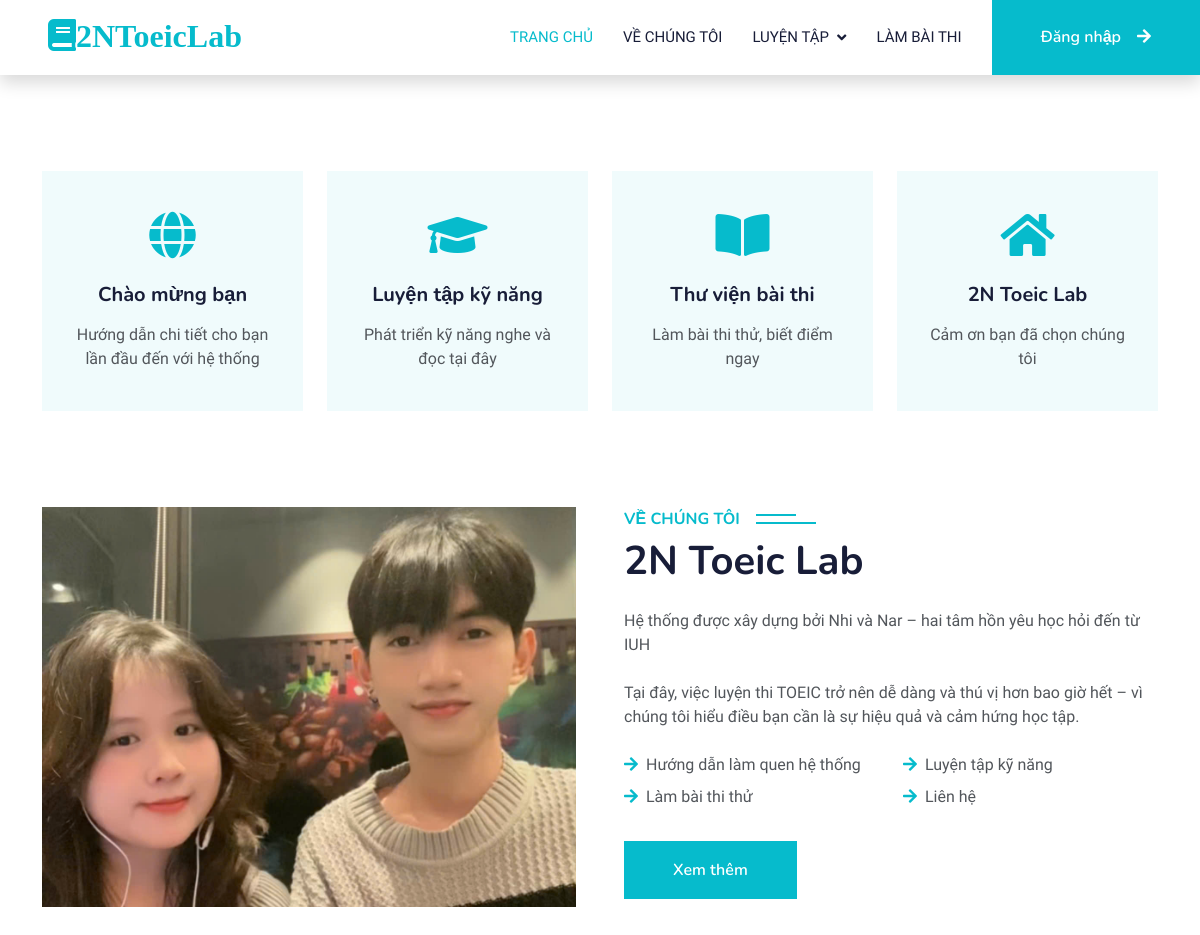
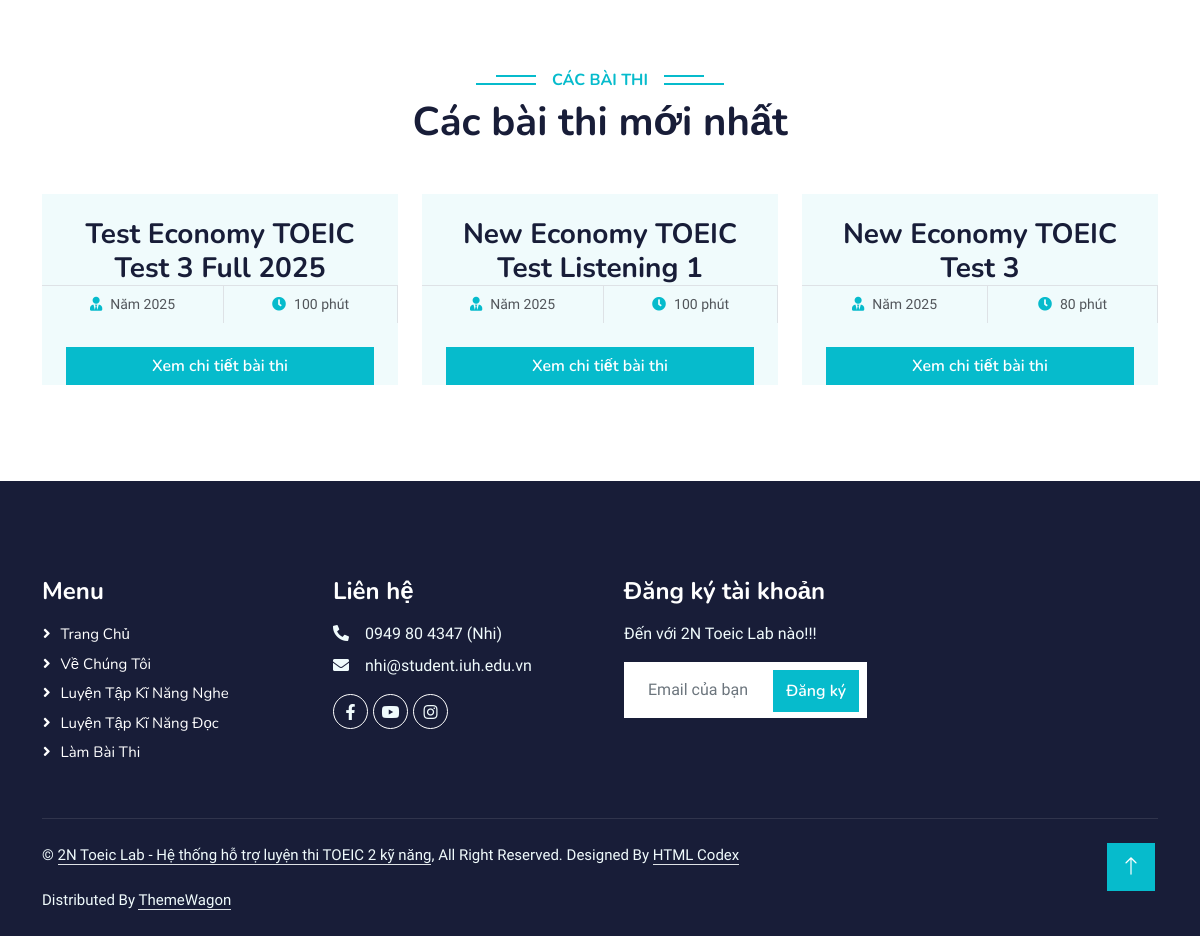
The page / on the database its author committed (2 pictures, top to bottom).
### tables this page shows
CREATE TABLE IF NOT EXISTS `exam` (
  `exam_id` int(11) NOT NULL AUTO_INCREMENT,
  `title` varchar(255) NOT NULL,
  `type` varchar(255) NOT NULL,
  `duration_minutes` int(11) NOT NULL,
  `difficulty_level` int(11) NOT NULL,
  PRIMARY KEY (`exam_id`)
);

### index.php (the view, shortened to what this page needs)
<?php
$db = new ketnoi();
$conn = $db->moketnoi();
$exam_sql = "SELECT * FROM exam ORDER BY exam_id DESC LIMIT 3";
$exam_result = mysqli_query($conn, $exam_sql);
?>
<!DOCTYPE html>
<html lang="en">
<head>
    <link href="https://cdnjs.cloudflare.com/ajax/libs/font-awesome/5.10.0/css/all.min.css" rel="stylesheet">
    <link href="https://cdn.jsdelivr.net/npm/bootstrap-icons@1.4.1/font/bootstrap-icons.css" rel="stylesheet">
    <link href="public/libs/animate/animate.min.css" rel="stylesheet">
    <link href="public/libs/owlcarousel/assets/owl.carousel.min.css" rel="stylesheet">
    <link href="public/css/bootstrap.min.css" rel="stylesheet">
    <link href="public/css/style.css" rel="stylesheet">
</head>
<body>
    <nav class="navbar navbar-expand-lg bg-white navbar-light shadow sticky-top p-0">
        <a href="index.php" class="navbar-brand d-flex align-items-center px-4 px-lg-5">
            <h2 class="m-0 text-primary"><i class="fa fa-book me-3">2NToeicLab</i></h2>
        </a>
        <div class="collapse navbar-collapse" id="navbarCollapse">
            <div class="navbar-nav ms-auto p-4 p-lg-0">
                <a href="index.php" class="nav-item nav-link active">Trang chủ</a>
                <a href="templates/about.php" class="nav-item nav-link">Về chúng tôi</a>
                <div class="nav-item dropdown">
                    <a href="templates/practice.php" class="nav-link dropdown-toggle" data-bs-toggle="dropdown">Luyện tập</a>
                </div>
                <a href="templates/test.php" class="nav-item nav-link">Làm bài thi</a>
            </div>
            <?php if (isset($_SESSION["user_email"])): ?>
                <div class="nav-item dropdown me-4">
                    <a href="#" class="btn btn-primary dropdown-toggle py-4 px-lg-5 d-none d-lg-block" data-bs-toggle="dropdown">
                        <?= explode('@', $_SESSION["user_email"])[0] ?>
                    </a>
                    <div class="dropdown-menu dropdown-menu-end">
                        <a href="templates/profile.php" class="dropdown-item">Sửa thông tin</a>
                        <a href="templates/logout.php" class="dropdown-item text-danger">Đăng xuất</a>
                        <a href="templates/exam_history.php" class="dropdown-item"><i class="fas fa-history me-2"></i>Lịch sử bài thi</a>
                        <?php if (isset($_SESSION['user_role']) && $_SESSION['user_role'] === 'admin'): ?>
                        <div class="dropdown-divider"></div>
                            <a href="admin/exam_manage.php" class="dropdown-item">Quản lý bài thi</a>
                            <a href="admin/user_manage.php" class="dropdown-item">Quản lý người dùng</a>
                        <?php endif; ?>
                    </div>
                </div>
            <?php else: ?>
                <a href="templates/login.php" class="btn btn-primary py-4 px-lg-5 d-none d-lg-block">Đăng nhập<i class="fa fa-arrow-right ms-3"></i></a>
            <?php endif; ?>
        </div>
    </nav>
    <div class="container-xxl py-5">
        <div class="container">
            <div class="row g-4">
                <div class="col-lg-3 col-sm-6 wow fadeInUp" data-wow-delay="0.3s">
                    <div class="service-item text-center pt-3">
                        <div class="p-4">
                            <i class="fa fa-3x fa-globe text-primary mb-4"></i>
                            <h5 class="mb-3">Chào mừng bạn</h5>
                            <p>Hướng dẫn chi tiết cho bạn lần đầu đến với hệ thống</p>
                        </div>
                    </div>
                </div>
                <div class="col-lg-3 col-sm-6 wow fadeInUp" data-wow-delay="0.1s">
                    <div class="service-item text-center pt-3">
                        <div class="p-4">
                            <i class="fa fa-3x fa-graduation-cap text-primary mb-4"></i>
                            <h5 class="mb-3">Luyện tập kỹ năng</h5>
                            <p>Phát triển kỹ năng nghe và đọc tại đây</p>
                        </div>
                    </div>
                </div>
                <div class="col-lg-3 col-sm-6 wow fadeInUp" data-wow-delay="0.7s">
                    <div class="service-item text-center pt-3">
                        <div class="p-4">
                            <i class="fa fa-3x fa-book-open text-primary mb-4"></i>
                            <h5 class="mb-3">Thư viện bài thi</h5>
                            <p>Làm bài thi thử, biết điểm ngay</p>
                        </div>
                    </div>
                </div>
                <div class="col-lg-3 col-sm-6 wow fadeInUp" data-wow-delay="0.5s">
                    <div class="service-item text-center pt-3">
                        <div class="p-4">
                            <i class="fa fa-3x fa-home text-primary mb-4"></i>
                            <h5 class="mb-3">2N Toeic Lab</h5>
                            <p>Cảm ơn bạn đã chọn chúng tôi</p>
                        </div>
                    </div>
                </div>
            </div>
        </div>
    </div>
    <div class="container-xxl py-5">
        <div class="container">
            <div class="row g-5">
                <div class="col-lg-6 wow fadeInUp" data-wow-delay="0.1s" style="min-height: 400px;">
                    <div class="position-relative h-100">
                        <img class="img-fluid position-absolute w-100 h-100" src="public/img/about.jpg" alt="" style="object-fit: cover;">
                    </div>
                </div>
                <div class="col-lg-6 wow fadeInUp" data-wow-delay="0.3s">
                    <h6 class="section-title bg-white text-start text-primary pe-3">Về chúng tôi</h6>
                    <h1 class="mb-4">2N Toeic Lab</h1>
                    <p class="mb-4">Hệ thống được xây dựng bởi Nhi và Nar – hai tâm hồn yêu học hỏi đến từ IUH</p>
                    <p class="mb-4">Tại đây, việc luyện thi TOEIC trở nên dễ dàng và thú vị hơn bao giờ hết – vì chúng tôi hiểu điều bạn cần là sự hiệu quả và cảm hứng học tập.</p>
                    <div class="row gy-2 gx-4 mb-4">
                        <div class="col-sm-6">
                            <p class="mb-0"><i class="fa fa-arrow-right text-primary me-2"></i>Hướng dẫn làm quen hệ thống</p>
                        </div>
                        <div class="col-sm-6">
                            <p class="mb-0"><i class="fa fa-arrow-right text-primary me-2"></i>Luyện tập kỹ năng</p>
                        </div>
                        <div class="col-sm-6">
                            <p class="mb-0"><i class="fa fa-arrow-right text-primary me-2"></i>Làm bài thi thử</p>
                        </div>
                        <div class="col-sm-6">
                            <p class="mb-0"><i class="fa fa-arrow-right text-primary me-2"></i>Liên hệ</p>
                        </div>
                    </div>
                    <a class="btn btn-primary py-3 px-5 mt-2" href="templates/about.php">Xem thêm</a>
                </div>
            </div>
        </div>
    </div>
    <div class="container-xxl py-5">
        <div class="container">
            <div class="text-center wow fadeInUp" data-wow-delay="0.1s">
                <h6 class="section-title bg-white text-center text-primary px-3">Các bài thi</h6>
                <h1 class="mb-5">Các bài thi mới nhất</h1>
            </div>
            <div class="row g-4 justify-content-center">
    <?php while ($exam = mysqli_fetch_assoc($exam_result)): ?>
        <div class="col-lg-4 col-md-6 wow fadeInUp" data-wow-delay="0.1s">
            <div class="course-item bg-light">
                <div class="text-center p-4 pb-0">
                    <h3 class="mb-0"><?= htmlspecialchars($exam['title']) ?></h3>
                </div>
                <div class="d-flex border-top">
                    <small class="flex-fill text-center border-end py-2">
                        <i class="fa fa-user-tie text-primary me-2"></i>Năm <?= date('Y') ?>
                    </small>
                    <small class="flex-fill text-center border-end py-2">
                        <i class="fa fa-clock text-primary me-2"></i><?= $exam['duration_minutes'] ?> phút
                    </small>
                </div>
                <div class="text-center p-4 pb-0">
                    <a class="btn btn-primary mb-0 w-100" href="templates/examdetails.php?id=<?= $exam['exam_id'] ?>">Xem chi tiết bài thi</a>
                </div>
            </div>
        </div>
    <?php endwhile; ?>
</div>
        </div>
    </div>
    <div class="container-fluid bg-dark text-light footer pt-5 mt-5 wow fadeIn" data-wow-delay="0.1s">
        <div class="container py-5">
            <div class="row g-5">
                <div class="col-lg-3 col-md-6">
                    <h4 class="text-white mb-3">Menu</h4>
                    <a class="btn btn-link" href="">Trang chủ</a>
                    <a class="btn btn-link" href="">Về chúng tôi</a>
                    <a class="btn btn-link" href="">Luyện tập kĩ năng nghe</a>
                    <a class="btn btn-link" href="">Luyện tập kĩ năng đọc</a>
                    <a class="btn btn-link" href="">Làm bài thi</a>
                </div>
                <div class="col-lg-3 col-md-6">
                    <h4 class="text-white mb-3">Liên hệ</h4>
                    <p class="mb-2"><i class="fa fa-phone-alt me-3"></i>0949 80 4347 (Nhi)</p>
                    <p class="mb-2"><i class="fa fa-envelope me-3"></i>nhi@student.iuh.edu.vn</p>
                    <div class="d-flex pt-2">
                        <a class="btn btn-outline-light btn-social" href=""><i class="fab fa-facebook-f"></i></a>
                        <a class="btn btn-outline-light btn-social" href=""><i class="fab fa-youtube"></i></a>
                        <a class="btn btn-outline-light btn-social" href=""><i class="fab fa-instagram"></i></a>
                    </div>
                </div>
                <div class="col-lg-3 col-md-6">
                    <h4 class="text-white mb-3">Đăng ký tài khoản</h4>
                    <p>Đến với 2N Toeic Lab nào!!!</p>
                    <div class="position-relative mx-auto" style="max-width: 400px;">
                        <input class="form-control border-0 w-100 py-3 ps-4 pe-5" type="text" placeholder="Email của bạn">
                        <button type="button" class="btn btn-primary py-2 position-absolute top-0 end-0 mt-2 me-2">Đăng ký</button>
                    </div>
                </div>
            </div>
        </div>
        <div class="container">
            <div class="copyright">
                <div class="row">
                    <div class="col-md-12 text-center text-md-start mb-3 mb-md-0">
                        &copy; <a class="border-bottom" href="#">2N Toeic Lab - Hệ thống hỗ trợ luyện thi TOEIC 2 kỹ năng</a>, All Right Reserved.
                        Designed By <a class="border-bottom" href="https://htmlcodex.com">HTML Codex</a><br><br>
                        Distributed By <a class="border-bottom" href="https://themewagon.com">ThemeWagon</a>
                    </div>
                </div>
            </div>
        </div>
    </div>
    <a href="#" class="btn btn-lg btn-primary btn-lg-square back-to-top"><i class="bi bi-arrow-up"></i></a>
</body>
</html>

### public/css/style.css (style rules this page uses)
:root { --primary: #06BBCC; --light: #F0FBFC; --dark: #181d38; }
.back-to-top { position: fixed; display: none; right: 45px; bottom: 45px; z-index: 99; }
.btn { font-family: 'Nunito', sans-serif; font-weight: 600; transition: .5s; }
.btn.btn-primary, .btn.btn-secondary { color: #FFFFFF; }
.btn-lg-square { width: 48px; height: 48px; }
.btn-square, .btn-sm-square, .btn-lg-square { padding: 0; display: flex; align-items: center; justify-content: center; font-weight: normal; border-radius: 0px; }
.navbar .dropdown-toggle::after { border: none; content: "\f107"; font-family: "Font Awesome 5 Free"; font-weight: 900; vertical-align: middle; margin-left: 8px; }
.navbar-light .navbar-nav .nav-link { margin-right: 30px; padding: 25px 0; color: #FFFFFF; font-size: 15px; text-transform: uppercase; outline: none; }
.navbar-light .navbar-nav .nav-link:hover, .navbar-light .navbar-nav .nav-link.active { color: var(--primary); }
.navbar-light .navbar-brand, .navbar-light a.btn { height: 75px; }
.navbar-light .navbar-nav .nav-link { color: var(--dark); font-weight: 500; }
.navbar-light.sticky-top { top: -100px; transition: .5s; }
.section-title { position: relative; display: inline-block; text-transform: uppercase; }
.section-title::before { position: absolute; content: ""; width: calc(100% + 80px); height: 2px; top: 4px; left: -40px; background: var(--primary); z-index: -1; }
.section-title::after { position: absolute; content: ""; width: calc(100% + 120px); height: 2px; bottom: 5px; left: -60px; background: var(--primary); z-index: -1; }
.section-title.text-start::before { width: calc(100% + 40px); left: 0; }
.section-title.text-start::after { width: calc(100% + 60px); left: 0; }
.service-item { background: var(--light); transition: .5s; }
.service-item * { transition: .5s; }
.footer .btn.btn-social { margin-right: 5px; width: 35px; height: 35px; display: flex; align-items: center; justify-content: center; color: var(--light); font-weight: normal; border: 1px solid #FFFFFF; border-radius: 35px; transition: .3s; }
.footer .btn.btn-link { display: block; margin-bottom: 5px; padding: 0; text-align: left; color: #FFFFFF; font-size: 15px; font-weight: normal; text-transform: capitalize; transition: .3s; }
.footer .btn.btn-link::before { position: relative; content: "\f105"; font-family: "Font Awesome 5 Free"; font-weight: 900; margin-right: 10px; }
.footer .copyright { padding: 25px 0; font-size: 15px; border-top: 1px solid rgba(256, 256, 256, .1); }
.footer .copyright a { color: var(--light); }

### rows shown on the page
exam: title "Test Economy TOEIC Test 3 Full 2025", duration_minutes "100"
exam: title "New Economy TOEIC Test Listening 1", duration_minutes "100"
exam: title "New Economy TOEIC Test 3", duration_minutes "80"
